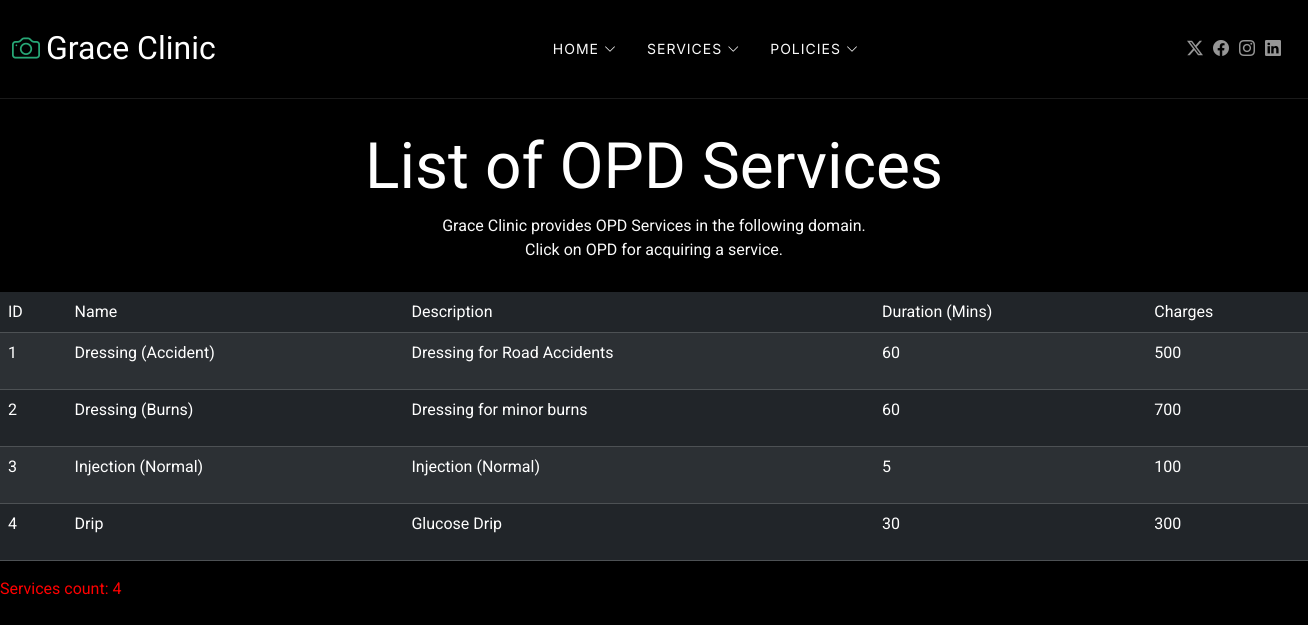
Screenshot of /opdservices with the database file from the repository.
### tables this page shows
CREATE TABLE "opdservices" (
	"service_id"	INTEGER NOT NULL,
	"service_name"	TEXT NOT NULL UNIQUE,
	"service_description"	TEXT,
	"service_duration"	TEXT,
	"service_charges"	INTEGER NOT NULL,
	"created_by"	INTEGER NOT NULL,
	"created_date"	TEXT NOT NULL,
	"updated_by"	INTEGER,
	"updated_date"	TEXT,
	PRIMARY KEY("service_id" AUTOINCREMENT)
);

### opdservices/routes.py (the view)
@opdservice_bp.route("/opdservices")
def opdservice_list():
    opdservices = get_all_opdservices()
    return render_template("opdservices/opdservice-list.html", opdservices=opdservices)

### opdservices/services.py (called while the page is built)
def get_all_opdservices():
    con = sqlite3.connect(DB_PATH)
    con.row_factory = sqlite3.Row
    cur = con.cursor()
    opdservices = cur.execute(
        "SELECT service_id, service_name, service_description, service_duration, service_charges FROM opdservices"
    ).fetchall()
    con.close()
    return opdservices

### templates/opdservices/opdservice-list.html
{% extends "base.html" %}
{% block content %}
    <div class="page-title">
        <div class="heading">
            <div class="container">
                <div class="row d-flex justify-content-center text-center">
                    <div class="col-lg-8">
                        <h1>List of OPD Services</h1>
                        <p class="mb-0">Grace Clinic provides OPD Services in the following domain.</p>
                        <p class="mb-0">Click on OPD for acquiring a service.</p>
                    </div>
                </div>
            </div>
      </div>
    </div>
        <table class="table table-striped table-dark">
            <thead class="table-header-cus">
                <tr>
                    <td>ID</td>
                    <td>Name</td>
                    <td>Description</td>
                    <td>Duration (Mins)</td>
                    <td>Charges</td>
                </tr>
            </thead>
            <tbody>
                {% for opdservice in opdservices %}
                <tr>
                    <td><p>{{ opdservice.service_id }}</p></td>
                    <td><p>{{ opdservice.service_name }}</p></td>
                    <td><p>{{ opdservice.service_description }}</p></td>
                    <td><p>{{ opdservice.service_duration }}</p></td>
                    <td><p>{{ opdservice.service_charges }}</p></td>
                </tr>
                {% endfor %}
            </tbody>
        </table>
        <p style="color:red;">
            Services count: {{ opdservices | length }}
        </p>
{% endblock %}

### static/css/main.css (style rules this page uses)
:root { --default-font: "Roboto", system-ui, -apple-system, "Segoe UI", Roboto, "Helvetica Neue", Arial, "Noto Sans", "Liberation Sans", sans-serif, "Apple Color Emoji", "Segoe UI Emoji", "Segoe UI Symbol", "Noto Color Emoji"; --heading-font: "Cardo", sans-serif; --nav-font: "Inter", sans-serif; }
:root { --background-color: #000000; --default-color: #fafafa; --heading-color: #ffffff; --accent-color: #27a776; --surface-color: #1a1a1a; --contrast-color: #ffffff; }
:root { --nav-color: rgba(255, 255, 255, 0.5); --nav-hover-color: #ffffff; --nav-mobile-background-color: #1a1a1a; --nav-dropdown-background-color: #1a1a1a; --nav-dropdown-color: rgba(255, 255, 255, 0.5); --nav-dropdown-hover-color: #ffffff; }
:root { scroll-behavior: smooth; }
body { color: var(--default-color); background-color: var(--background-color); font-family: var(--default-font); }
h1, h2, h3, h4, h5, h6 { color: var(--heading-color); font-family: var(--heading-font); }
.page-title { color: var(--default-color); background-color: var(--background-color); position: relative; }
.page-title .heading { padding: 30px 0; border-top: 1px solid color-mix(in srgb, var(--default-color), transparent 90%); }
.page-title .heading h1 { font-size: 64px; font-weight: 400; }

### rows the page displays
opdservices: service_id "1", service_name "Dressing (Accident)", service_description "Dressing for Road Accidents", service_duration "60", service_charges "500"
opdservices: service_id "2", service_name "Dressing (Burns)", service_description "Dressing for minor burns", service_duration "60", service_charges "700"
opdservices: service_id "3", service_name "Injection (Normal)", service_description "Injection (Normal)", service_duration "5", service_charges "100"
opdservices: service_id "4", service_name "Drip", service_description "Glucose Drip", service_duration "30", service_charges "300"

### other values shown
{{ opdservices | length }} "4"
